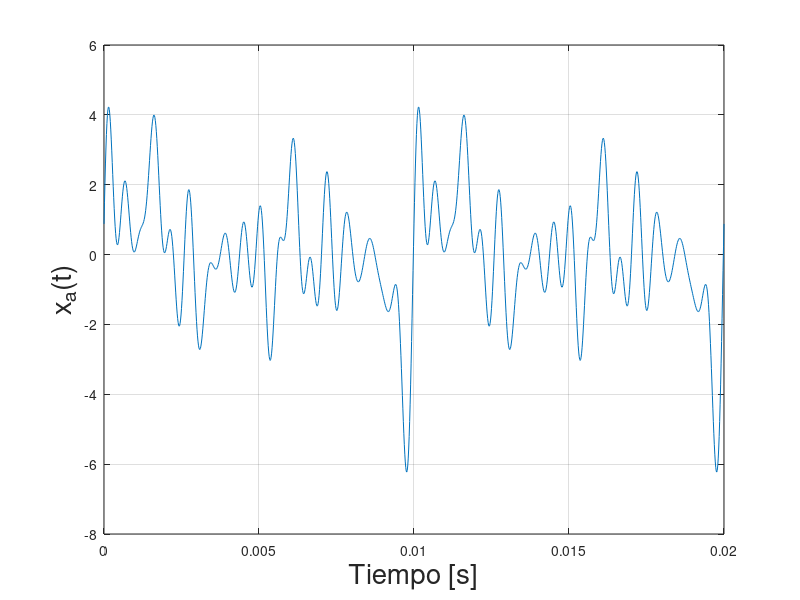
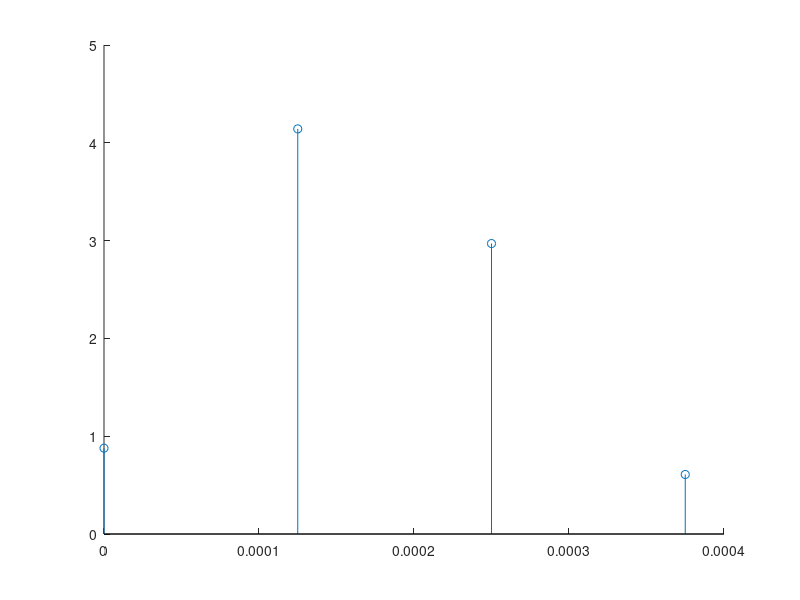

Here is the MATLAB script that generated these plots, in order:
% Generaci�n de una se�al pseudo-anal�gica aleatoria
% Pablo Torres Ferrera, Sistemas de Comunicaciones 2017-2

close all
clear all

Amp=1; N=20;                        % Par�metros de la se�al x_a(t), N = N�mero de coeficientes de la Serie de Fourier
FLAG_PLOT=1;                        % Indica si graficar (1) o no (0)

f0=100;                             % Frecuencia fundamental de la se�al x_a(t)
T0=1/f0;                            % Per�odo fundamental de la se�al x_a(t)
Res=32;                             % Muestras por cada per�odo fundamental de la se�al pseudo-anal�gica, les hab�a dicho 8, pueden dejarla como 32
fs_mat=Res*N*f0;                    % Frecuencia de muestreo para generar la se�al pseudo-anal�gica (NO confundir con frecuencia de muestreo para discretizarla)
Ts_mat=1/fs_mat;                    % Intervalos de muestreo para generar la se�al pseudo-anal�gica
t=0:Ts_mat:2*T0;                    % Vector de tiempo, de 0 a 2 per�odos (para graficar)

%C�lculo de los coeficientes de la serie de Fourier y reconstrucci�n de la se�al x(t)
a0=0;                               % Componente de DC
x_a=a0;
A=rand(1,N);
Theta=pi*rand(1,N);
for n=1:1:N
    x_temp=A(n)*cos(2*pi*f0*n*t-Theta(n));
    x_a=x_a+x_temp;
end

% Discretizar la se�al pseudo-anal�gica

S=4;
fs=S*N*f0;      % Frecuencia de muestreo = S veces la frecuencia m�xima (N*f0) de la se�al pseudo-anal�gica
Ts=1/fs;        % Per�odo de muestreo [s]

x_dis(1)=x_a(1+0*Res/S); % x_dis es la se�al pseudo-anal�gica muestreada. S�lo obtengo como ejemplo las primeras 4 muestras. Generalicen para muestrear toda la se�al
x_dis(2)=x_a(1+1*Res/S);
x_dis(3)=x_a(1+2*Res/S);
x_dis(4)=x_a(1+3*Res/S);
%etc...

t_dis=0:Ts:2*T0;
t_dis=t_dis(1:4); % t_dis(1:4) sirve para limitar el vector de tiempo para s�lo las primeras cuatro muestras que les puse de ejemplo. Generalizar para todo el tiempo que dura x_a(t)

% Cuantizar la se�al muestreada (esta es su tarea)

% Codificar la se�al cuantizada (esta es su tarea)

% Graficas
if FLAG_PLOT == 1
    figure
    plot(t,x_a);                % Gr�fica de la se�al x_a(t)
    grid on; xlabel('Tiempo [s]','fontsize',20); ylabel('x_a(t)','fontsize',20);
    figure
    hold on                     % Sirve para graficar dos curvas en la misma gr�fica. Las se�ales cuantizadas de tarea las quiero as� traslapadas con la se�al original
    stem(t_dis(1:4),x_dis)      % Gr�fica de la se�al muestreada
    hold off
end
